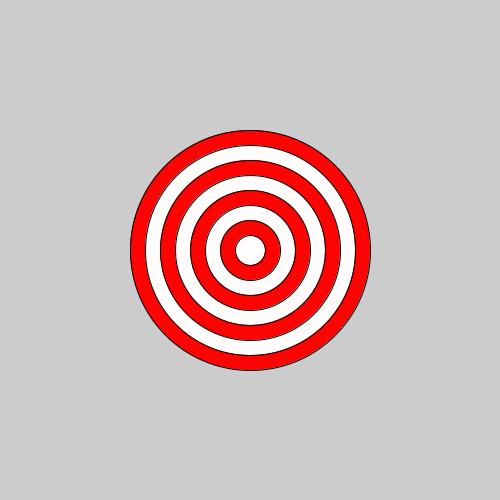
Frame 1 (no input)
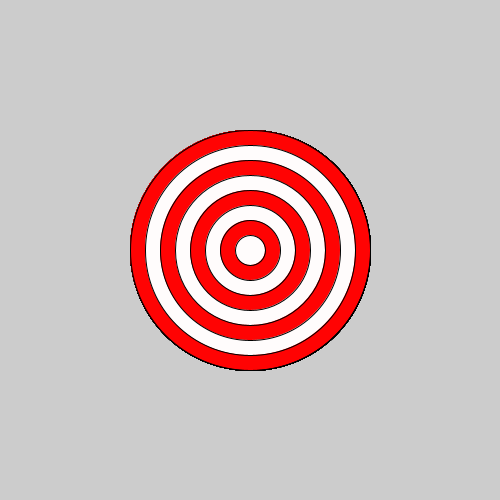
Frame 60 (the mouse pressed at the canvas centre just before this capture)
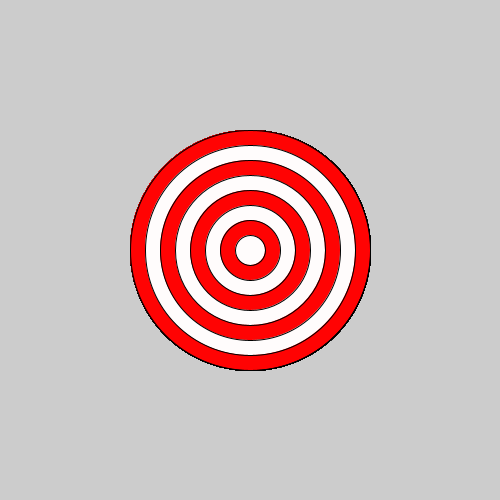
Frame 120 (the mouse held since frame 60 and released just before this capture)

The Processing sketch that drew these frames (run headless with seeded random() and noise(); from frame 60 on, the mouse is pressed at the canvas centre):

// Processing sketch: bullseye
// ── bullseye.pde
void setup() {
  size(500,500);
}
void draw() {
 for(int i = 8;i > 0;i--){
   if(i%2==0) {
     fill(#FF0303);
   }
   else if(i%2==1){
     fill(#FFFCFC);
   }
  

ellipse(250,250,i*30,i*30);

 }
}
